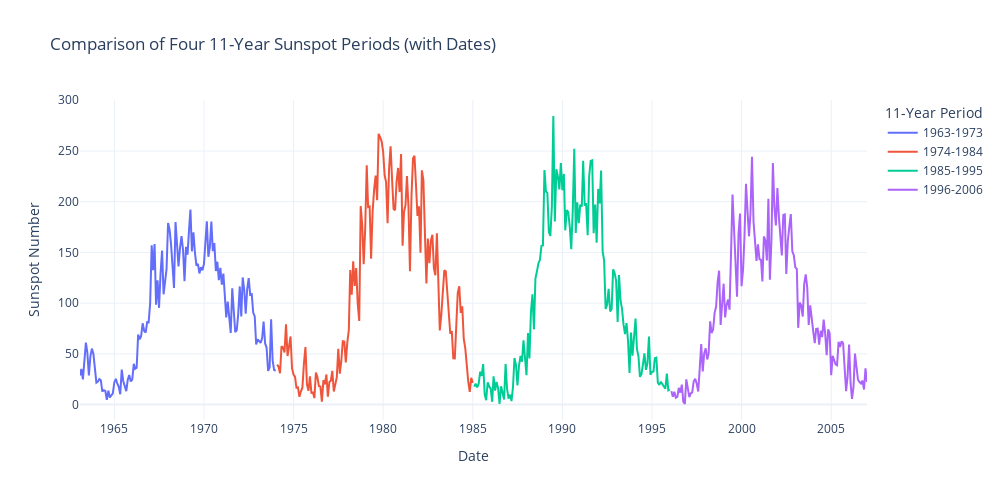

The notebook cell this image was saved under:
### Markdown cell above
Comparison graph of 11-year periods

### Code cell
periods = [
    (1963, 1974),
    (1974, 1985),
    (1985, 1996),
    (1996, 2007)
]


plot_data = []

for start, end in periods:
    df_period = df[(df.index.year >= start) & (df.index.year < end)].copy()
    df_period["Date"] = df_period.index
    df_period["Period"] = f"{start}-{end - 1}"
    plot_data.append(df_period[["Date", "Sunspot", "Period"]])

df_long = pd.concat(plot_data)


fig = px.line(
    df_long,
    x="Date",
    y="Sunspot",
    color="Period",
    title="Comparison of Four 11-Year Sunspot Periods (with Dates)",
    labels={"Sunspot": "Monthly Mean Total Sunspot Number"},
    width=1000,
    height=500
)

fig.update_layout(
    template="plotly_white",
    xaxis_title="Date",
    yaxis_title="Sunspot Number",
    legend_title="11-Year Period"
)

fig.show()

### Figure 1 — Plotly figure (JSON) as saved in the notebook; plotly's stock layout.template omitted (floating-point values rounded to 4 significant figures; data arrays with more than 128 entries replaced by an {"elided": "..."} marker saying what was removed)
{"data": [{"hovertemplate": "Period=1963-1973<br>Date=%{x}<br>Monthly Mean Total Sunspot Number=%{y}<extra></extra>", "legendgroup": "1963-1973", "line": {"color": "#636efa", "dash": "solid"}, "marker": {"symbol": "circle"}, "mode": "lines", "name": "1963-1973", "orientation": "v", "showlegend": true, "type": "scatter", "x": {"elided": "132 str values"}, "xaxis": "x", "y": {"elided": "132 float values"}, "yaxis": "y"}, {"hovertemplate": "Period=1974-1984<br>Date=%{x}<br>Monthly Mean Total Sunspot Number=%{y}<extra></extra>", "legendgroup": "1974-1984", "line": {"color": "#EF553B", "dash": "solid"}, "marker": {"symbol": "circle"}, "mode": "lines", "name": "1974-1984", "orientation": "v", "showlegend": true, "type": "scatter", "x": {"elided": "132 str values"}, "xaxis": "x", "y": {"elided": "132 float values"}, "yaxis": "y"}, {"hovertemplate": "Period=1985-1995<br>Date=%{x}<br>Monthly Mean Total Sunspot Number=%{y}<extra></extra>", "legendgroup": "1985-1995", "line": {"color": "#00cc96", "dash": "solid"}, "marker": {"symbol": "circle"}, "mode": "lines", "name": "1985-1995", "orientation": "v", "showlegend": true, "type": "scatter", "x": {"elided": "132 str values"}, "xaxis": "x", "y": {"elided": "132 float values"}, "yaxis": "y"}, {"hovertemplate": "Period=1996-2006<br>Date=%{x}<br>Monthly Mean Total Sunspot Number=%{y}<extra></extra>", "legendgroup": "1996-2006", "line": {"color": "#ab63fa", "dash": "solid"}, "marker": {"symbol": "circle"}, "mode": "lines", "name": "1996-2006", "orientation": "v", "showlegend": true, "type": "scatter", "x": {"elided": "132 str values"}, "xaxis": "x", "y": {"elided": "132 float values"}, "yaxis": "y"}], "layout": {"height": 500, "legend": {"title": {"text": "11-Year Period"}, "tracegroupgap": 0}, "title": {"text": "Comparison of Four 11-Year Sunspot Periods (with Dates)"}, "width": 1000, "xaxis": {"anchor": "y", "domain": [0, 1], "title": {"text": "Date"}}, "yaxis": {"anchor": "x", "domain": [0, 1], "title": {"text": "Sunspot Number"}}}}
